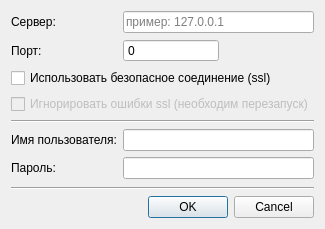
<?xml version="1.0" encoding="UTF-8"?>
<ui version="4.0">
 <class>SettingsDialog</class>
 <widget class="QDialog" name="SettingsDialog">
  <property name="geometry">
   <rect>
    <x>0</x>
    <y>0</y>
    <width>296</width>
    <height>229</height>
   </rect>
  </property>
  <property name="windowTitle">
   <string>Параметры подключения</string>
  </property>
  <property name="windowIcon">
   <iconset resource="resources.qrc">
    <normaloff>:/icons/database_key.png</normaloff>:/icons/database_key.png</iconset>
  </property>
  <property name="modal">
   <bool>true</bool>
  </property>
  <layout class="QGridLayout" name="gridLayout">
   <item row="2" column="0" colspan="2">
    <widget class="QCheckBox" name="cb_UseSsl">
     <property name="text">
      <string>Использовать безопасное соединение (ssl)</string>
     </property>
    </widget>
   </item>
   <item row="6" column="1">
    <widget class="QLineEdit" name="le_Pass">
     <property name="echoMode">
      <enum>QLineEdit::PasswordEchoOnEdit</enum>
     </property>
    </widget>
   </item>
   <item row="5" column="1">
    <widget class="QLineEdit" name="le_User"/>
   </item>
   <item row="0" column="1">
    <widget class="QLineEdit" name="le_ServerAddress">
     <property name="placeholderText">
      <string>пример: 127.0.0.1</string>
     </property>
    </widget>
   </item>
   <item row="7" column="0" colspan="2">
    <spacer name="verticalSpacer">
     <property name="orientation">
      <enum>Qt::Vertical</enum>
     </property>
     <property name="sizeHint" stdset="0">
      <size>
       <width>263</width>
       <height>12</height>
      </size>
     </property>
    </spacer>
   </item>
   <item row="1" column="0">
    <widget class="QLabel" name="label_4">
     <property name="text">
      <string>Порт:</string>
     </property>
    </widget>
   </item>
   <item row="6" column="0">
    <widget class="QLabel" name="label_3">
     <property name="text">
      <string>Пароль:</string>
     </property>
     <property name="buddy">
      <cstring>le_Pass</cstring>
     </property>
    </widget>
   </item>
   <item row="8" column="0" rowspan="2" colspan="2">
    <widget class="Line" name="line_2">
     <property name="orientation">
      <enum>Qt::Horizontal</enum>
     </property>
    </widget>
   </item>
   <item row="3" column="0" colspan="2">
    <widget class="QCheckBox" name="cb_IgnoreSslErrors">
     <property name="enabled">
      <bool>false</bool>
     </property>
     <property name="text">
      <string>Игнорировать ошибки ssl (необходим перезапуск)</string>
     </property>
    </widget>
   </item>
   <item row="5" column="0">
    <widget class="QLabel" name="label_2">
     <property name="text">
      <string>Имя пользователя:</string>
     </property>
     <property name="buddy">
      <cstring>le_User</cstring>
     </property>
    </widget>
   </item>
   <item row="0" column="0">
    <widget class="QLabel" name="label">
     <property name="text">
      <string>Сервер:</string>
     </property>
     <property name="buddy">
      <cstring>le_ServerAddress</cstring>
     </property>
    </widget>
   </item>
   <item row="4" column="0" colspan="2">
    <widget class="Line" name="line">
     <property name="orientation">
      <enum>Qt::Horizontal</enum>
     </property>
    </widget>
   </item>
   <item row="1" column="1">
    <layout class="QHBoxLayout" name="horizontalLayout">
     <item>
      <widget class="QSpinBox" name="sp_Port">
       <property name="sizePolicy">
        <sizepolicy hsizetype="Expanding" vsizetype="Minimum">
         <horstretch>0</horstretch>
         <verstretch>0</verstretch>
        </sizepolicy>
       </property>
       <property name="buttonSymbols">
        <enum>QAbstractSpinBox::NoButtons</enum>
       </property>
       <property name="maximum">
        <number>99999</number>
       </property>
      </widget>
     </item>
     <item>
      <spacer name="horizontalSpacer">
       <property name="orientation">
        <enum>Qt::Horizontal</enum>
       </property>
       <property name="sizeType">
        <enum>QSizePolicy::Expanding</enum>
       </property>
       <property name="sizeHint" stdset="0">
        <size>
         <width>68</width>
         <height>19</height>
        </size>
       </property>
      </spacer>
     </item>
    </layout>
   </item>
   <item row="10" column="0" colspan="2">
    <widget class="QDialogButtonBox" name="buttonBox">
     <property name="orientation">
      <enum>Qt::Horizontal</enum>
     </property>
     <property name="standardButtons">
      <set>QDialogButtonBox::Cancel|QDialogButtonBox::Ok</set>
     </property>
    </widget>
   </item>
  </layout>
 </widget>
 <resources>
  <include location="resources.qrc"/>
 </resources>
 <connections>
  <connection>
   <sender>buttonBox</sender>
   <signal>accepted()</signal>
   <receiver>SettingsDialog</receiver>
   <slot>accept()</slot>
   <hints>
    <hint type="sourcelabel">
     <x>164</x>
     <y>119</y>
    </hint>
    <hint type="destinationlabel">
     <x>157</x>
     <y>136</y>
    </hint>
   </hints>
  </connection>
  <connection>
   <sender>buttonBox</sender>
   <signal>rejected()</signal>
   <receiver>SettingsDialog</receiver>
   <slot>reject()</slot>
   <hints>
    <hint type="sourcelabel">
     <x>164</x>
     <y>125</y>
    </hint>
    <hint type="destinationlabel">
     <x>286</x>
     <y>136</y>
    </hint>
   </hints>
  </connection>
 </connections>
</ui>
